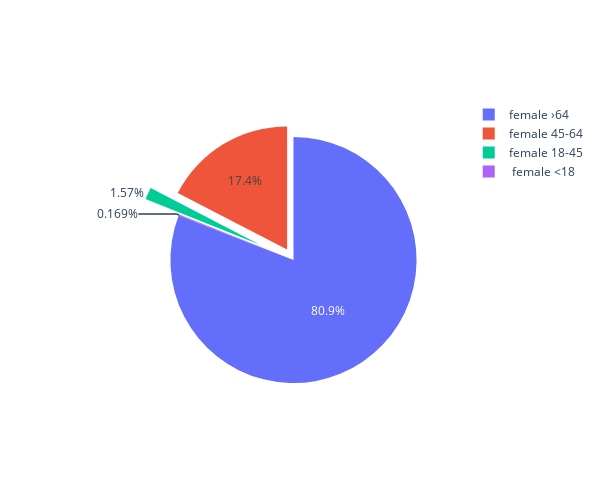

The code cell stored with this chart in its notebook:
### Code cell
fig = go.Figure(data=[go.Pie(labels=female.columns[5:],values=female.iloc[0,5:],pull=[0,0.3,0.1,0])])
fig.update_layout(autosize=False,width=600,height=500)
fig.show()

### Figure 1 — Plotly figure (JSON) as saved in the notebook; plotly's stock layout.template omitted (floating-point values rounded to 4 significant figures)
{"data": [{"labels": [" female <18", "female 18-45", "female 45-64", "female ›64"], "pull": [0, 0.3, 0.1, 0], "type": "pie", "values": [1.727, 16.01, 177.8, 826.7]}], "layout": {"autosize": false, "height": 500, "width": 600}}
